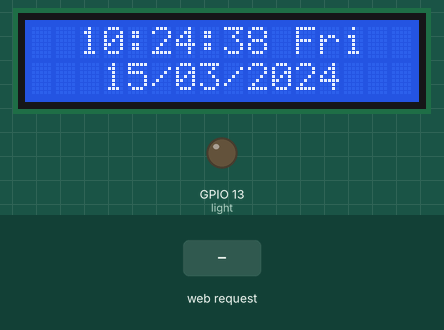
This sketch was run on a simulated ESP8266 (NodeMCU). Shown: 16×2 character LCD, output pins drawn as LEDs (lit = HIGH). The inputs (shaded band) are chosen by the test bench. WiFi joins after 1.5 s; servers stay silent unless stated; network time is answered at once with the bench clock; the local clock reads 2024-03-15 10:24:30 at power-on unless the sketch sets it; EEPROM starts erased; what the sketch prints to the serial monitor is not drawn.

Above: at 9.0 s.
9.1 s: HTTP request GET /dis/on received
At 10.4 s:
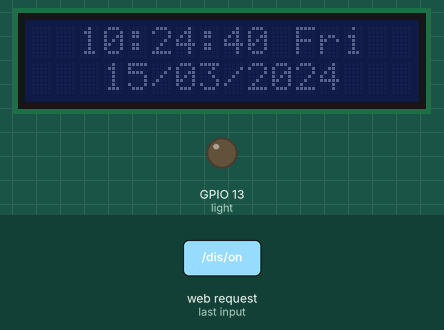
12.1 s: HTTP request GET /lamp/on received
At 14.5 s:
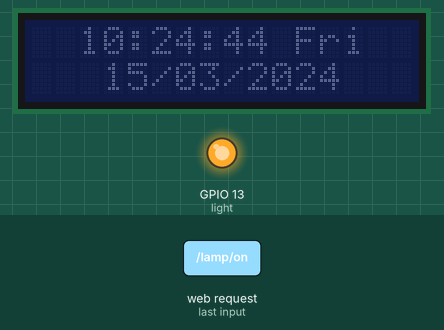
15.1 s: HTTP request GET /get received
At 16.8 s:
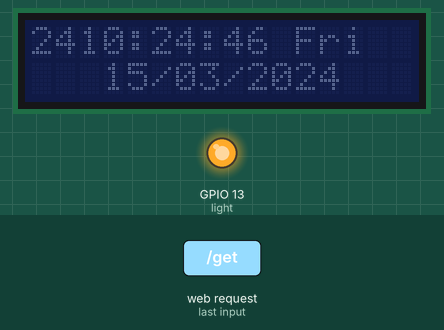
17.5 s: HTTP request GET /dis/on received
At 18.7 s:
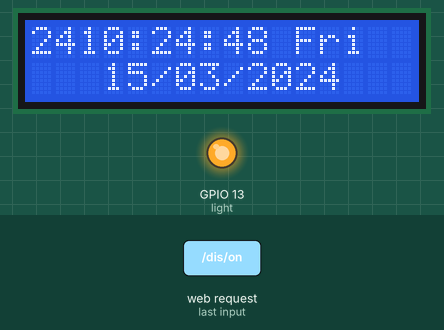
20.5 s: HTTP request GET /get received
At 21.4 s:
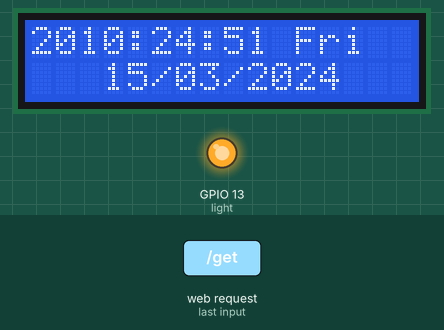
22.0 s: HTTP request GET /get received
At 22.8 s:
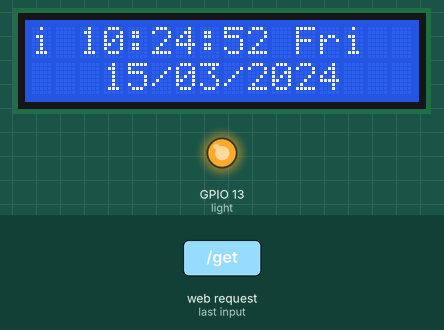
Timing chart, 0 to 25.0 s (numbered marks = the images above; inputs shaded):
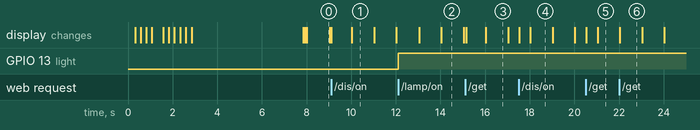

The sketch:

ESP_NTP_Time_ServerControl_EPROM.ino
```cpp
#include <NTPClient.h>
#include <ESP8266WiFi.h>
#include <WiFiUdp.h>
#include <LiquidCrystal_I2C.h>
#include <EEPROM.h>
#include <ESPAsyncTCP.h>
#include <ESPAsyncWebServer.h>

#define light 13
LiquidCrystal_I2C lcd(0x27, 16, 2);
AsyncWebServer server(80);

const char *ssid = "MADT";
const char *password = "luckydumpy";
WiFiUDP ntpUDP;

String date_formatted;
String month_formatted;
String clean_date;

const char* PARAM_INPUT_1 = "input1";
const char* PARAM_INPUT_2 = "input2";
const char* PARAM_INPUT_3 = "input3";

String h_set = " ";
String m_set = " ";
int flag = 0; // to track if light is on or off (Led Bulb)
int flag_lcd = 1; // to track lcd backlight

int t_flag = 0;

// NTPClient timeClient(UDP& udp, const char* poolServerName, int timeOffset (5hr 30 mins -> 19800 sec), unsigned long updateInterval);
NTPClient timeClient(ntpUDP, "pool.ntp.org", 19800, 300000);

String intro[] = {"H", "E", "L", "L", "O", " ", "W", "O", "R", "L", "D"};
String arr_days[] = {"Sun", "Mon", "Tue", "Wed", "Thu", "Fri", "Sat"};


// HTML web page to handle 3 input fields (input1, input2, input3)
const char index_html[] PROGMEM = R"rawliteral(
  <!DOCTYPE HTML>
    <html>
      <head>
        <title>ESP Input Form</title>
        <meta name="viewport" content="width=device-width, initial-scale=1">
      </head>
      <body>
        <form action="/get">
          Enter hours: <input type="text" name="input1">
          <br/>
          <br/>
          Enter mins: &nbsp &nbsp<input type="text" name="input2">
          <br/>
          <br/>
          <input type="submit" value="Submit">
        </form>
        <br>
        <p> lcd backlight </p>
        <button onclick="window.location='http://'+location.hostname+'/dis/on'"> ON / OFF </button>
        <p> Toggle Led Bulb </p>
        <button onclick="window.location='http://'+location.hostname+'/lamp/on'"> ON / OFF </button>
    </body>
</html>)rawliteral";


void notFound(AsyncWebServerRequest *request) {
  request->send(404, "text/plain", "Not found");
}

void serverCstm() {
  // Send web page with input fields to client
  server.on("/", HTTP_GET, [](AsyncWebServerRequest * request) {
    request->send_P(200, "text/html", index_html);
  });

  // Send a GET request to <ESP_IP>/get?input1=<inputMessage>
  server.on("/get", HTTP_GET, [] (AsyncWebServerRequest * request) {


    String input1;
    String input2;
    String inputParam;
    int eeAddress = 0;
    if (t_flag == 0) {
      t_flag = 1;
      if (request->hasParam(PARAM_INPUT_1) && request->hasParam(PARAM_INPUT_2)) {


        input1 = request->getParam(PARAM_INPUT_1)->value();
        input2 = request->getParam(PARAM_INPUT_2)->value();

        EEPROM.put(eeAddress, input1);
        EEPROM.commit();
        Serial.print("Written");
      }

      else {
        input1 = "No Alarm Set";
        inputParam = "none";
      }

      Serial.println("Time: " + input1 + " " + input2);
      lcd.clear();

      h_set = input1;
      m_set = input2;
    }
    request->send(200, "text/html", String(index_html) + "<br> Alarm Set for: " + input1 + ":" + input2 + "Hrs <br>"  );
  });


  server.on("/dis/on", HTTP_GET, [] (AsyncWebServerRequest * request) {

    if (flag_lcd == 0) {
      flag_lcd = 1;
      lcd.backlight();
    }
    else if (flag_lcd == 1) {
      flag_lcd = 0;
      lcd.noBacklight();
    }
    else {
      ;
    }
    request->send(200, "text/html", String(index_html) + "<br> Alarm Set for: " +  h_set + ":" + m_set + "Hrs <br>"  );
  });

  server.on("/lamp/on", HTTP_GET, [] (AsyncWebServerRequest * request) {
    if (flag == 0) {
      flag = 1;
      digitalWrite(light, HIGH);
    }
    else if (flag == 1) {
      flag = 0;
      digitalWrite(light, LOW);
    }
    else {
      ;
    }
    request->send(200, "text/html", String(index_html) + "<br> Alarm Set for: " +  h_set + ":" + m_set + "Hrs <br>"  );
  });

  server.onNotFound(notFound);
  server.begin();
}


void setup() {
  int eeAddress = 0;

  Serial.begin(115200);
  EEPROM.begin(512);

  while (!Serial) {
    ;
  }
  EEPROM.get(eeAddress, h_set);

  Serial.println(h_set);

  pinMode(light, OUTPUT);

  lcd.init();
  lcd.backlight();

  WiFi.mode(WIFI_STA);
  WiFi.begin(ssid, password);

  while (WiFi.status() != WL_CONNECTED) {
    for (int i = 0; i <= 10; i++) {
      lcd.setCursor(i + 2, 0);
      lcd.print(intro[i]);
      delay(250);
      Serial.print(".");
    }
  }

  Serial.println("Connected....");
  Serial.println(WiFi.localIP());

  lcd.clear();
  lcd.setCursor(4, 0);
  lcd.print("Your IP:");
  lcd.setCursor(0, 1);
  lcd.print(WiFi.localIP());
  delay(5000);

  timeClient.begin();
  lcd.clear();

  serverCstm();
}


void loop() {
  timeClient.update();

  // Get the Unix Epoch Time
  time_t epochTime = timeClient.getEpochTime();

  // Serial.println(timeClient.getFormattedTime());
  lcd.setCursor(2, 0);

  int hh = timeClient.getHours();
  int mm = timeClient.getMinutes();
  int sec = timeClient.getSeconds();

  if (hh < 10) {
    lcd.print(0);
  }
  lcd.print(hh);
  lcd.print(":");

  if (mm < 10) {
    lcd.print(0);
  }
  lcd.print(mm);
  lcd.print(":");

  if (sec < 10) {
    lcd.print(0);
  }
  lcd.print(sec);

  int day = timeClient.getDay();
  lcd.print(" ");
  lcd.print(arr_days[day]);

  // Get date from Epoch Time
  struct tm *ptm = gmtime ((time_t *)&epochTime);

  // store the date, month and year
  int date = ptm->tm_mday;
  int month = ptm->tm_mon + 1;
  int year = ptm->tm_year + 1900;

  // Format the date
  if (date < 10) {
    date_formatted = (0 + String(date));
  }
  else {
    date_formatted = String(date);
  }

  // Format the month
  if (month < 10) {
    month_formatted = (0 + String(month));
  }
  else {
    month_formatted = String(month);
  }

  clean_date = (date_formatted + "/" + month_formatted + "/" + String(year));
  // uncomment for debug only
  // Serial.println(clean_date);

  lcd.setCursor(3, 1);
  lcd.print(clean_date);

  if (hh == h_set.toInt()) {
    lcd.setCursor(15, 1);
    lcd.print("A");
    lcd.backlight();
    flag_lcd = 3;
  }
  else {
    lcd.setCursor(15, 1);
    lcd.print(" ");
    if (flag_lcd == 3) {
      flag_lcd = 1;
    }
  }

  //  lcd.setCursor(2, 1);
  //  lcd.print("Alarm: " + h_set + ":" + m_set);

  // condition to turn on/off the light (automated)
  if (hh == h_set.toInt()) {
    flag = 3;

    digitalWrite(light, HIGH);
  }
  // lights will turn off after 1hr from the given time
  else {
    t_flag = 0;
    if (flag != 1) {
      flag = 0;
      digitalWrite(light, LOW);
    }
  }
}
```

Measured:
- after the input at 9.1 s, the display: first changes at once (image 1 shows a later state)
- after the input at 12.1 s, GPIO 13 (light): LOW → HIGH at once
- after the input at 17.5 s, the display: first changes at once (image 4 shows a later state)
- after the input at 20.5 s, the display: first changes at once (image 5 shows a later state)
- after the input at 22.0 s, the display: first changes at once (image 6 shows a later state)
- what the display in image 1 shows lasts 1.0 s, from 10.0 s to 11.0 s
